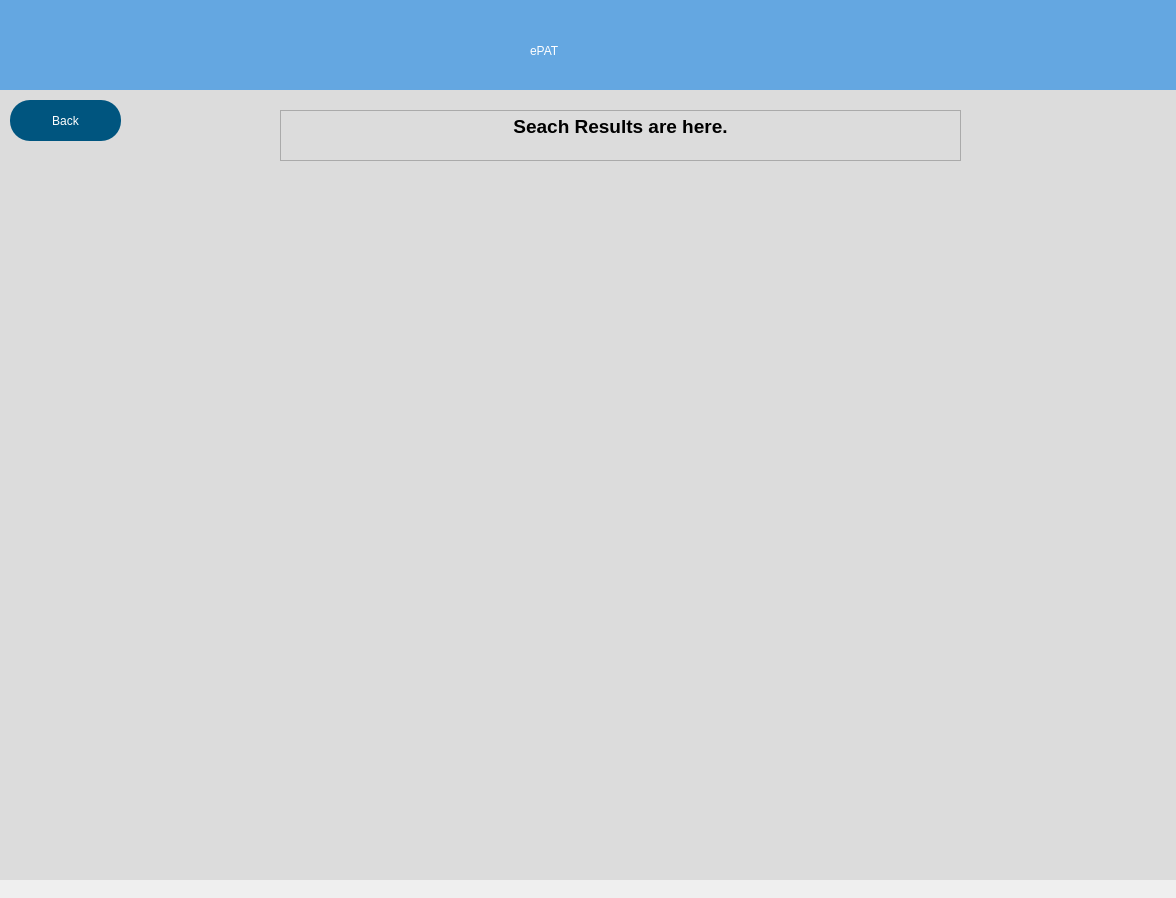
<?xml version="1.0" encoding="UTF-8"?>
<ui version="4.0">
 <class>Dialog</class>
 <widget class="QDialog" name="Dialog">
  <property name="geometry">
   <rect>
    <x>0</x>
    <y>0</y>
    <width>1176</width>
    <height>898</height>
   </rect>
  </property>
  <property name="windowTitle">
   <string>Dialog</string>
  </property>
  <widget class="QWidget" name="widget" native="true">
   <property name="geometry">
    <rect>
     <x>-20</x>
     <y>-20</y>
     <width>1200</width>
     <height>900</height>
    </rect>
   </property>
   <property name="styleSheet">
    <string notr="true">background-color: rgb(220, 220, 220);</string>
   </property>
   <widget class="QTextEdit" name="textEdit">
    <property name="geometry">
     <rect>
      <x>300</x>
      <y>130</y>
      <width>681</width>
      <height>51</height>
     </rect>
    </property>
    <property name="html">
     <string>&lt;!DOCTYPE HTML PUBLIC &quot;-//W3C//DTD HTML 4.0//EN&quot; &quot;http://www.w3.org/TR/REC-html40/strict.dtd&quot;&gt;
&lt;html&gt;&lt;head&gt;&lt;meta name=&quot;qrichtext&quot; content=&quot;1&quot; /&gt;&lt;style type=&quot;text/css&quot;&gt;
p, li { white-space: pre-wrap; }
&lt;/style&gt;&lt;/head&gt;&lt;body style=&quot; font-family:'MS Shell Dlg 2'; font-size:7.8pt; font-weight:400; font-style:normal;&quot;&gt;
&lt;p align=&quot;center&quot; style=&quot; margin-top:0px; margin-bottom:0px; margin-left:0px; margin-right:0px; -qt-block-indent:0; text-indent:0px;&quot;&gt;&lt;span style=&quot; font-size:14pt; font-weight:600;&quot;&gt;Seach Results are here.&lt;/span&gt;&lt;/p&gt;&lt;/body&gt;&lt;/html&gt;</string>
    </property>
   </widget>
   <widget class="QPushButton" name="backButton">
    <property name="geometry">
     <rect>
      <x>30</x>
      <y>120</y>
      <width>111</width>
      <height>41</height>
     </rect>
    </property>
    <property name="styleSheet">
     <string notr="true">background-color: rgb(0, 85, 127);
color: rgb(255, 255, 255);
font: 14pt &quot;MS Shell Dlg 2&quot;;
border-radius:20px;</string>
    </property>
    <property name="text">
     <string>Back</string>
    </property>
   </widget>
   <widget class="QWidget" name="widget_2" native="true">
    <property name="geometry">
     <rect>
      <x>10</x>
      <y>20</y>
      <width>1200</width>
      <height>90</height>
     </rect>
    </property>
    <property name="styleSheet">
     <string notr="true">background-color: rgb(100, 167, 225)</string>
    </property>
    <widget class="QLabel" name="label">
     <property name="geometry">
      <rect>
       <x>540</x>
       <y>20</y>
       <width>141</width>
       <height>61</height>
      </rect>
     </property>
     <property name="styleSheet">
      <string notr="true">font: 75 36pt &quot;Arial&quot;;
color: rgb(255, 255, 255);
</string>
     </property>
     <property name="text">
      <string>ePAT</string>
     </property>
    </widget>
   </widget>
  </widget>
 </widget>
 <resources/>
 <connections/>
</ui>
